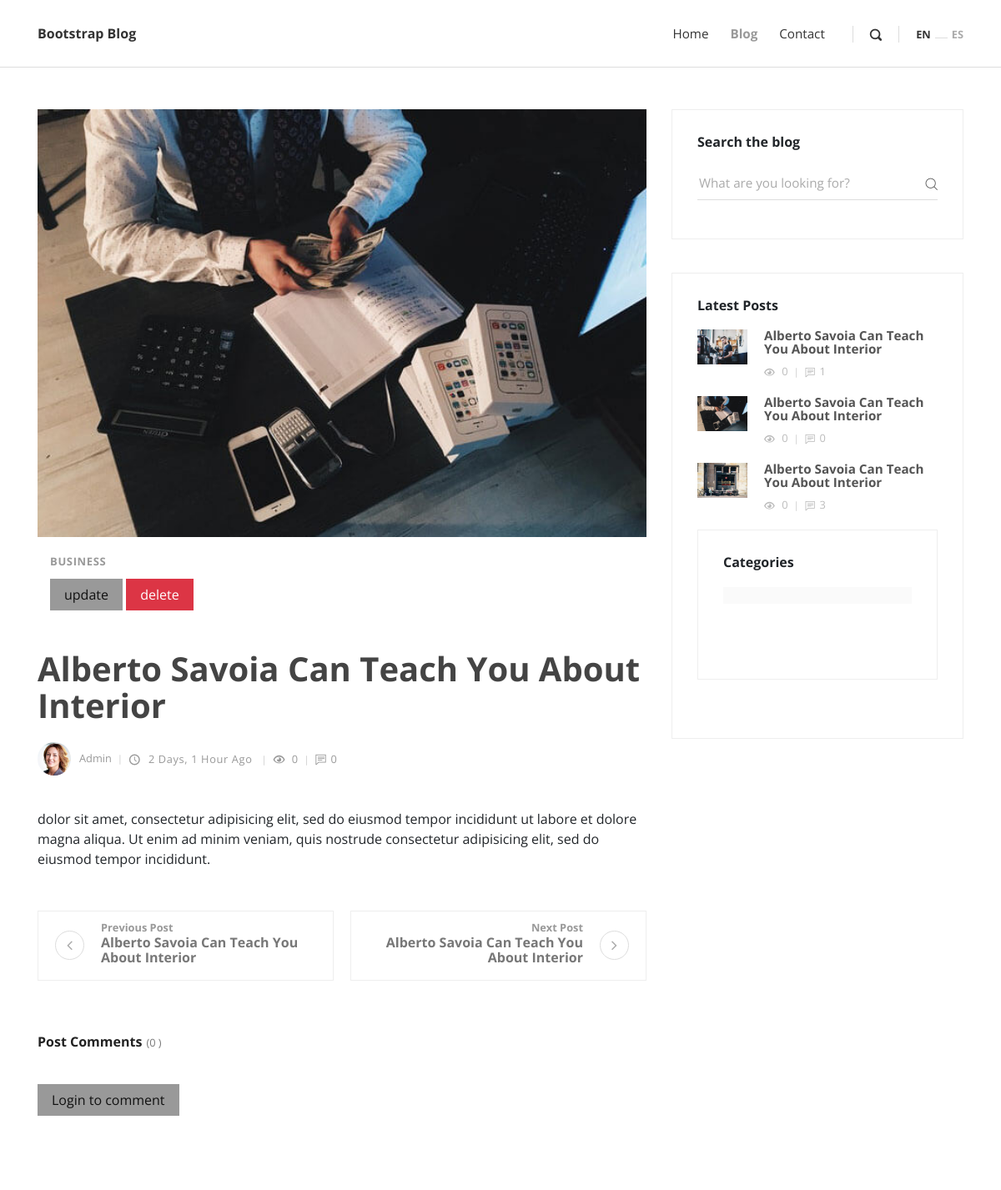
/post/2/ (upper part), run on an earlier commit of the app's database.
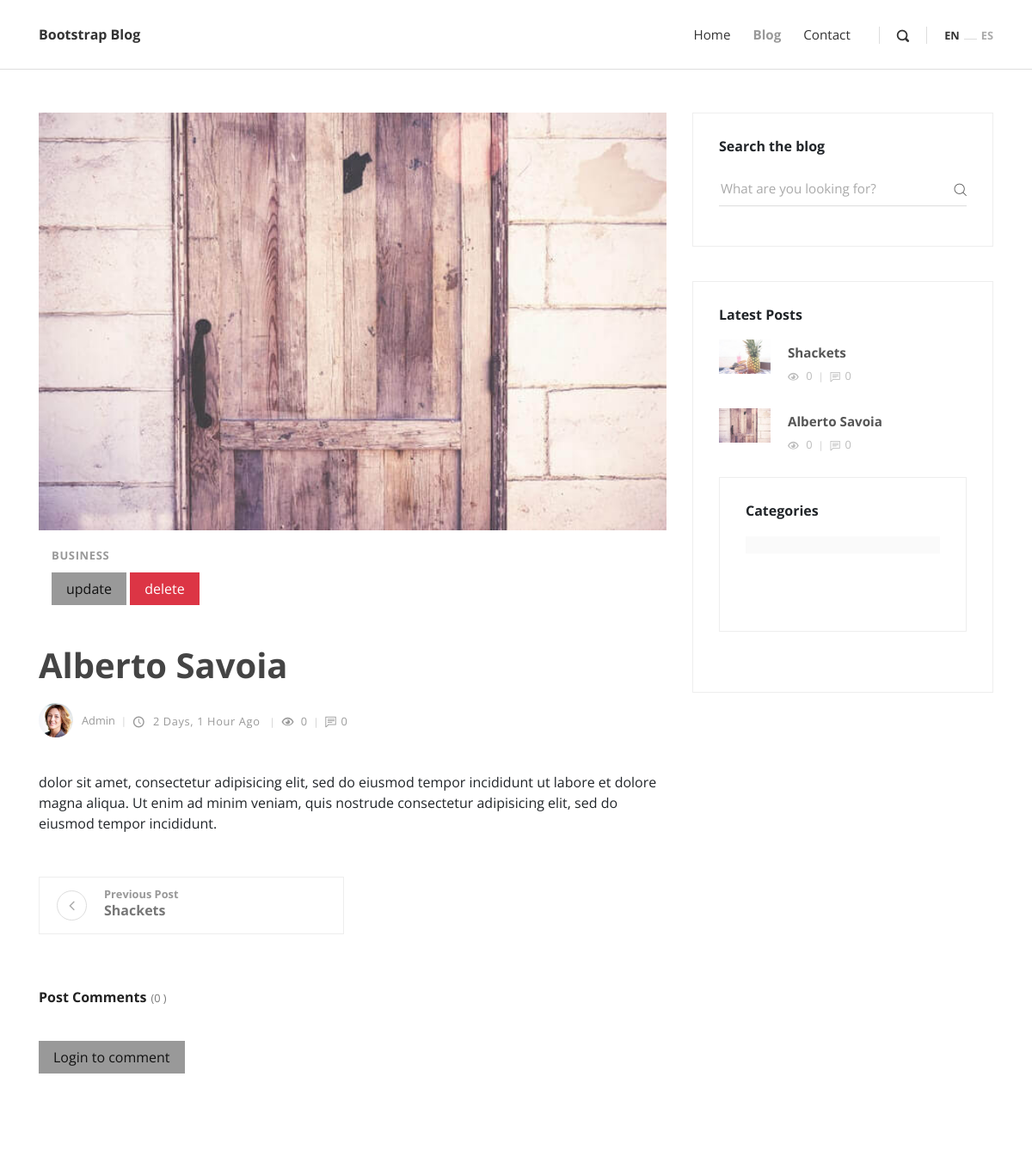
And on a later commit of the database.
### post/models.py (models this page shows, shortened)
class Post(models.Model):
    title = models.CharField(max_length=200)
    overview = models.TextField(_("overview"))
    content = models.TextField(_("content"))
    timestamp = models.DateTimeField(_("timestamp"), auto_now_add=True)
    author = models.ForeignKey(Author, verbose_name=_("author"), related_name='post_author', on_delete=models.CASCADE)
    thumbnail = models.ImageField(_("thumbnail"), upload_to='post/' , blank=True , null=True)
    category = models.ManyToManyField(Category, verbose_name=_("category"))
    featured = models.BooleanField(_("featured") , default=False)
    previous_post = models.ForeignKey("self", verbose_name=_("previous post"), related_name='previous', on_delete=models.SET_NULL , null=True , blank=True)
    next_post = models.ForeignKey("self", verbose_name=_("next post"),  related_name = 'next' ,on_delete=models.SET_NULL , null=True , blank=True)
    class Meta:
        verbose_name = _("Post")
        verbose_name_plural = _("Posts")
    def get_absolute_url(self):
        return reverse("post:post_detail", kwargs={"pk": self.pk})
    @property
    def comment_count(self):
        return Comment.objects.filter(post=self).count()
    @property
    def view_count(self):
        return PostView.objects.filter(post=self).count()

class Category(models.Model):
    title = models.CharField(max_length=200)
    class Meta:
        verbose_name = 'Category'
        verbose_name_plural = 'Categories'
    def __str__(self):
        return self.title

class Author(models.Model):
    user = models.OneToOneField(User, verbose_name=_("user"), on_delete=models.CASCADE)
    profile_img = models.ImageField(_("profile image "), upload_to='author/' , blank=True , null=True)
    class Meta:
        verbose_name = _("Author")
        verbose_name_plural = _("Authors")

### post/views.py (the view, shortened to what this page needs)
# urls.py: path('<int:pk>/' , views.post , name='post_detail'),
def post(request , pk):
    category_count = get_category_count()
    most_recent = Post.objects.order_by('-timestamp')[:3]
    post = get_object_or_404(Post , pk=pk)
    if request.user.is_authenticated:
        PostView.objects.get_or_create(user=request.user , post=post)
    form = CommentForm(request.POST or None)
    return render(request , 'post.html', {
        'form': form,
        'post': post,
        'most_recent':most_recent,
        'category_count':category_count,
    })

### post/forms.py
class CommentForm(forms.ModelForm):
    content = forms.CharField(
        widget=forms.Textarea(
        attrs={
        'class':'form-control',
        'placeholder':"Type your comment",
        'id': "usercomment",
        'rows':'4'
    })
    )
    class Meta:
        model = Comment
        fields = ("content",)

### post/views.py (called while the page is built)
def get_category_count():
    post_list = Post.objects.values('category__title').annotate(Count('category__title'))
    return post_list

### templates/post.html (shortened to what the changed rows need)
{% extends 'base.html' %}
{% load static %}
{% block content %}
    <div class="container">
      <div class="row">
        <main class="post blog-post col-lg-8">
          <div class="container">
            <div class="post-single">
              <div class="post-thumbnail"><img src="{{ post.thumbnail.url }}" alt="..." class="img-fluid"></div>
              <div class="post-details">
               <div class="container">
                <div class="post-meta d-flex justify-content-between">
                  {% for cat in  post.category.all %}
                  <div class="category">
                    <a href="#">{{ cat }} </a>
                  </div>
                  {% endfor %}
                </div>
                <div>
                </div>
               </div>
               <br>
               <br>
                <h1> {{ post.title }} <a href="#"></a></h1>
                <div class="post-footer d-flex align-items-center flex-column flex-sm-row"><a href="#" class="author d-flex align-items-center flex-wrap">
                    <div class="avatar"><img src="{{ post.author.profile_img.url }}" alt="..." class="img-fluid"></div>
                    <div class="title"><span>{{ post.author.user.username }} </span></div></a>
                  <div class="d-flex align-items-center flex-wrap">
                    <div class="date"><i class="icon-clock"></i> {{ post.timestamp|timesince }} ago </div>
                    <div class="views"><i class="icon-eye"></i> {{ post.view_count }}</div>
                    <div class="comments meta-last"><i class="icon-comment"></i>{{ post.comment_count }}</div>
                  </div>
                </div>
                <div class="post-body">
                  {{ post.content | safe }}
                </div>
                <div class="posts-nav d-flex justify-content-between align-items-stretch flex-column flex-md-row">
                {% if post.previous_post %}
                <a href="{{ post.previous_post.get_absolute_url }}" class="prev-post text-left d-flex align-items-center">
                    <div class="icon prev"><i class="fa fa-angle-left"></i></div>
                    <div class="text"><strong class="text-primary">Previous Post </strong>
                      <h6>{{ post.previous_post.title }}</h6>
                    </div>
                </a>
                {% endif %}
                {% if post.next_post %}
                <a href="{{ post.next_post.get_absolute_url }}" class="next-post text-right d-flex align-items-center justify-content-end">
                    <div class="text"><strong class="text-primary">Next Post </strong>
                      <h6>{{ post.next_post.title }}</h6>
                    </div>
                    <div class="icon next"><i class="fa fa-angle-right">   </i></div>
                </a>
                {% endif %}
                </div>
                <div class="post-comments">
                  <header>
                    <h3 class="h6">Post Comments<span class="no-of-comments">({{ post.comments.count }} ) </span></h3>
                  </header>
                </div>
                {% if request.user.is_authenticated %}
                <div class="add-comment">
                  <header>
                    <h3 class="h6">Leave a reply</h3>
                  </header>
                  <form method="POST" action="." class="commenting-form">
                    {% csrf_token %}
                    <div class="row">
                      <div class="form-group col-md-12">
                        {{ form }}
                      </div>
                      <div class="form-group col-md-12">
                        <button type="submit" class="btn btn-secondary">Submit Comment</button>
                      </div>
                    </div>
                  </form>
                </div>
                {% else %}
                <a href="{% url 'account_login' %}" class="btn btn-primary">Login to comment</a>
                {% endif %}
              </div>
            </div>
          </div>
        </main>
        {% include 'sidebar.html' with most_recent=most_recent category_count=category_count %}
      </div>
    </div>
{% endblock content %}

### templates/sidebar.html (shortened to what this page needs)
<aside class="col-lg-4">
    <div class="widget search">
    <header>
        <h3 class="h6">Search the blog</h3>
    </header>
    <form action="{% url 'post:search' %}" class="search-form">
        <div class="form-group">
        <input type="text" name="q" placeholder="What are you looking for?">
        <button type="submit" class="submit"><i class="icon-search"></i></button>
        </div>
    </form>
    </div>
    <div class="widget latest-posts">
    <header>
        <h3 class="h6">Latest Posts</h3>
    </header>
    <div class="blog-posts">
        {% for post in most_recent %}
        <a href="{{ post.get_absolute_url }}">
            <div class="item d-flex align-items-center">
            <div class="image"><img src="{{ post.thumbnail.url }}" alt="..." class="img-fluid"></div>
            <div class="title"><strong>{{ post.title }}</strong>
                <div class="d-flex align-items-center">
                <div class="views"><i class="icon-eye"></i> {{ post.view_count }}</div>
                <div class="comments"><i class="icon-comment"></i>{{ post.comment_count }}</div>
                </div>
            </div>
            </div>
        </a>
        {% endfor %}
    </div>
    <div class="widget categories">
    <header>
        <h3 class="h6">Categories</h3>
    </header>
    {% for cat in category_count %}
    <div class="item d-flex justify-content-between">
    </div>
    {% endfor %}
    </div>
</aside>

What changed in the data, as far as the page shows it:
removed Post: thumbnail (picture), title "Alberto Savoia Can Teach You About Interior", view_count "0", comment_count "1"
removed Post: thumbnail (picture), title "Alberto Savoia Can Teach You About Interior", view_count "0", comment_count "3"
changed Post "2 Days, 1 Hour": thumbnail: a different picture; title "Alberto Savoia Can Teach You About Interior" → "Alberto Savoia"; previous_post "Alberto Savoia Can Teach You About Interior" → "Shackets"; next_post_id 1 → empty (drawn); next_post "Alberto Savoia Can Teach You About Interior" → (not shown)
added Post: thumbnail (picture), title "Shackets", view_count "0", comment_count "0"
Also different on the page:
text no longer shown: "Next Post"
